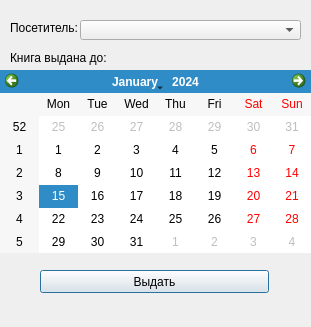
<?xml version="1.0" encoding="UTF-8"?>
<ui version="4.0">
 <class>Dialog</class>
 <widget class="QDialog" name="Dialog">
  <property name="geometry">
   <rect>
    <x>0</x>
    <y>0</y>
    <width>311</width>
    <height>327</height>
   </rect>
  </property>
  <property name="windowTitle">
   <string>Выдача книги</string>
  </property>
  <widget class="QLabel" name="label">
   <property name="geometry">
    <rect>
     <x>10</x>
     <y>20</y>
     <width>71</width>
     <height>16</height>
    </rect>
   </property>
   <property name="text">
    <string>Посетитель: </string>
   </property>
  </widget>
  <widget class="QCalendarWidget" name="calendar">
   <property name="geometry">
    <rect>
     <x>0</x>
     <y>70</y>
     <width>311</width>
     <height>183</height>
    </rect>
   </property>
  </widget>
  <widget class="QPushButton" name="addButton">
   <property name="geometry">
    <rect>
     <x>40</x>
     <y>270</y>
     <width>229</width>
     <height>23</height>
    </rect>
   </property>
   <property name="text">
    <string>Выдать</string>
   </property>
  </widget>
  <widget class="QComboBox" name="comboBox">
   <property name="geometry">
    <rect>
     <x>80</x>
     <y>20</y>
     <width>221</width>
     <height>20</height>
    </rect>
   </property>
  </widget>
  <widget class="QLabel" name="statusLabel">
   <property name="geometry">
    <rect>
     <x>10</x>
     <y>300</y>
     <width>291</width>
     <height>20</height>
    </rect>
   </property>
   <property name="text">
    <string/>
   </property>
  </widget>
  <widget class="QLabel" name="label_2">
   <property name="geometry">
    <rect>
     <x>10</x>
     <y>50</y>
     <width>101</width>
     <height>16</height>
    </rect>
   </property>
   <property name="text">
    <string>Книга выдана до:</string>
   </property>
  </widget>
 </widget>
 <resources/>
 <connections/>
</ui>
